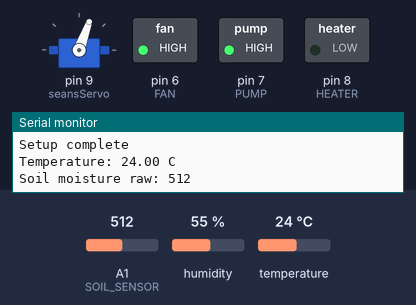
Bench run of a sketch on a simulated Arduino Uno, built with avr-gcc and run on an emulated ATmega328P. On the bench: servo, switched loads named in the sketch (green lamp = pin HIGH), the last lines printed to the serial monitor. The inputs (shaded band) are chosen by the test bench; at power-on: A1 (SOIL_SENSOR) = 512, humidity 55 %, temperature 24 °C.

Above: at 5.05 s.
At 23.0 s:
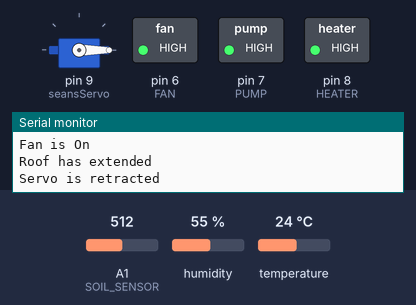
Timing chart, 0 to 25.7 s (numbered marks = the images above):
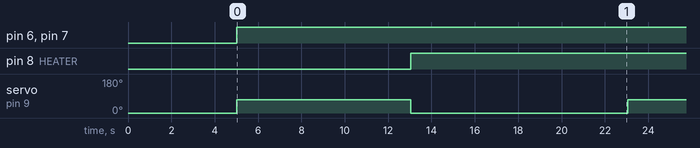

The sketch:

Iot_planthub_2.0.ino
```cpp
#include <DHT.h>
#include <Servo.h>

#define DHTPIN 2
#define DHTTYPE DHT22
#define SOIL_SENSOR A1
#define servoPin 9
#define FAN 6
#define PUMP 7
#define HEATER 8

int soil_moisture = 0;

// Calibrate these with your real readings
constexpr int air_value = 650;   // driest reading
constexpr int wet_value = 0;     // wettest reading
constexpr int intervals = (air_value - wet_value) / 3;

Servo seansServo;
int posHome = 0;
int posOpen = 70;

DHT dht(DHTPIN, DHTTYPE);

void setup() {
  // put your setup code here, to run once:
  Serial.begin(9600);
  dht.begin();

  pinMode(FAN, OUTPUT);
  pinMode(PUMP, OUTPUT);
  pinMode(HEATER, OUTPUT);

  seansServo.attach(9);
  seansServo.write(posHome);

delay(5000);
  Serial.println("Setup complete");
}

void loop() {
  float temperature = dht.readTemperature();
  if (isnan(temperature)) {
    Serial.println("DHT read failed");
  } else {
    Serial.print("Temperature: ");
    Serial.print(temperature);
    Serial.println(" C");
  }

  soil_moisture = analogRead(SOIL_SENSOR);

  Serial.print("Soil moisture raw: ");
  Serial.println(soil_moisture);

  // Soil classification (includes boundaries)
  if (soil_moisture <= wet_value + intervals) {
    Serial.println("The soil is too wet");
    digitalWrite(PUMP, LOW);
  }
  else if (soil_moisture <= air_value - intervals) {
    Serial.println("The soil is wet");
    digitalWrite(PUMP, LOW);
  }
  else {
    Serial.println("The soil is dry");
    digitalWrite(PUMP, HIGH);
  }

  // Temperature control
  if (!isnan(temperature) && temperature > 15.0) {
    digitalWrite(FAN, HIGH);
    Serial.println("Fan is On");

    if (temperature >= 20.0) {
      seansServo.write(posOpen);
      Serial.println("Roof has extended ");
      delay(8000);
      Serial.println("Servo is retracted");
      seansServo.write(posHome);
    }

  } else {
    digitalWrite(FAN, LOW);
    seansServo.write(posHome);
    Serial.println("Fan is Off");
  }
if (temperature > 10.0){
  digitalWrite(HEATER, HIGH);
}
   else {digitalWrite(HEATER, LOW);
}
  delay(10000);
}
```

Measured:
- by itself, pin 6 (FAN), pin 7 (PUMP): LOW → HIGH at 5.0 s
- by itself, pin 8 (HEATER): LOW → HIGH at 13.0 s
- by itself, servo on pin 9 (seansServo): alternates 70° for 8.0 s and 0° for 10.0 s
